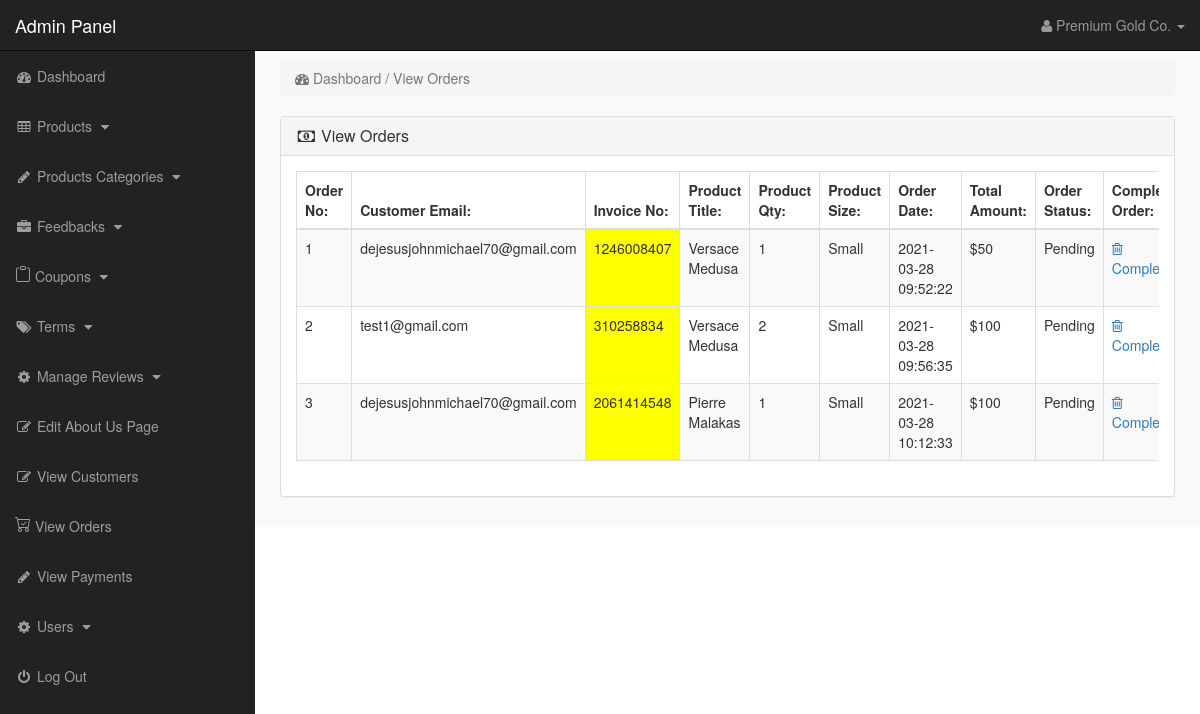
Page /admin_area/index.php?view_orders (signed in) on the committed database.
### tables this page shows
CREATE TABLE `pending_orders` (
  `order_id` int(10) NOT NULL,
  `customer_id` int(10) NOT NULL,
  `invoice_no` int(10) NOT NULL,
  `product_id` text NOT NULL,
  `qty` int(10) NOT NULL,
  `size` text NOT NULL,
  `order_status` text NOT NULL
);

CREATE TABLE `customers` (
  `customer_id` int(10) NOT NULL,
  `customer_name` varchar(255) NOT NULL,
  `customer_email` varchar(255) NOT NULL,
  `customer_pass` varchar(255) NOT NULL,
  `customer_country` text NOT NULL,
  `customer_city` text NOT NULL,
  `customer_contact` varchar(255) NOT NULL,
  `customer_address` text NOT NULL,
  `customer_image` text NOT NULL,
  `customer_ip` varchar(255) NOT NULL,
  `customer_confirm_code` text NOT NULL
);

CREATE TABLE `products` (
  `product_id` int(10) NOT NULL,
  `p_cat_id` int(10) NOT NULL,
  `cat_id` int(10) NOT NULL,
  `manufacturer_id` int(10) NOT NULL,
  `date` timestamp NOT NULL DEFAULT current_timestamp() ON UPDATE current_timestamp(),
  `product_title` text NOT NULL,
  `product_url` text NOT NULL,
  `product_img1` text NOT NULL,
  `product_img2` text NOT NULL,
  `product_img3` text NOT NULL,
  `product_price` int(10) NOT NULL,
  `product_psp_price` int(100) NOT NULL,
  `product_desc` text NOT NULL,
  `product_features` text NOT NULL,
  `product_video` text NOT NULL,
  `product_keywords` text NOT NULL,
  `product_label` text NOT NULL,
  `status` varchar(255) NOT NULL
);

CREATE TABLE `customer_orders` (
  `order_id` int(10) NOT NULL,
  `customer_id` int(10) NOT NULL,
  `due_amount` int(100) NOT NULL,
  `invoice_no` int(100) NOT NULL,
  `qty` int(10) NOT NULL,
  `size` text NOT NULL,
  `order_date` timestamp NOT NULL DEFAULT current_timestamp() ON UPDATE current_timestamp(),
  `order_status` text NOT NULL
);

### admin_area/view_orders.php (the view)
<?php
if(!isset($_SESSION['admin_email'])){
echo "<script>window.open('login.php','_self')</script>";
}
else {
?>
<div class="row">
<div class="col-lg-12">
<ol class="breadcrumb">
<li class="active">
<i class="fa fa-dashboard"></i> Dashboard / View Orders
</li>
</ol>
</div>
</div>
<div class="row">
<div class="col-lg-12">
<div class="panel panel-default">
<div class="panel-heading">
<h3 class="panel-title">
<i class="fa fa-money fa-fw"></i> View Orders
</h3>
</div>
<div class="panel-body">
<div class="table-responsive">
<table class="table table-bordered table-hover table-striped">
<thead>
<tr>
<th>Order No:</th>
<th>Customer Email:</th>
<th>Invoice No:</th>
<th>Product Title:</th>
<th>Product Qty:</th>
<th>Product Size:</th>
<th>Order Date:</th>
<th>Total Amount:</th>
<th>Order Status:</th>
<th>Complete Order:</th>
</tr>
</thead>
<tbody>
<?php
$i = 0;
$get_orders = "select * from pending_orders";
$run_orders = mysqli_query($con,$get_orders);
while ($row_orders = mysqli_fetch_array($run_orders)) {
$order_id = $row_orders['order_id'];
$c_id = $row_orders['customer_id'];
$invoice_no = $row_orders['invoice_no'];
$product_id = $row_orders['product_id'];
$qty = $row_orders['qty'];
$size = $row_orders['size'];
$order_status = $row_orders['order_status'];
$get_products = "select * from products where product_id='$product_id'";
$run_products = mysqli_query($con,$get_products);
$row_products = mysqli_fetch_array($run_products);
$product_title = $row_products['product_title'];
$i++;
?>
<tr>
<td><?php echo $i; ?></td>
<td>
<?php
$get_customer = "select * from customers where customer_id='$c_id'";
$run_customer = mysqli_query($con,$get_customer);
$row_customer = mysqli_fetch_array($run_customer);
$customer_email = $row_customer['customer_email'];
echo $customer_email;
 ?>
 </td>
<td bgcolor="yellow" ><?php echo $invoice_no; ?></td>
<td><?php echo $product_title; ?></td>
<td><?php echo $qty; ?></td>
<td><?php echo $size; ?></td>
<td>
<?php
$get_customer_order = "select * from customer_orders where order_id='$order_id'";
$run_customer_order = mysqli_query($con,$get_customer_order);
$row_customer_order = mysqli_fetch_array($run_customer_order);
$order_date = $row_customer_order['order_date'];
$due_amount = $row_customer_order['due_amount'];
echo $order_date;
?>
</td>
<td>$<?php echo $due_amount; ?></td>
<td>
<?php
if($order_status=='pending'){
echo $order_status='Pending';
}
else{
echo $order_status='Pending';
}
?>
</td>
<td>
<a href="index.php?order_delete=<?php echo $order_id; ?>" >
<i class="fa fa-trash-o" ></i> Complete
</a>
</td>
</tr>
<?php } ?>
</tbody>
</table>
</div>
</div>
</div>
</div>
</div>
<?php } ?>

### admin_area/includes/sidebar.php (shortened to what this page needs)
<?php
if(!isset($_SESSION['admin_email'])){
echo "<script>window.open('login.php','_self')</script>";
}
else {
?>
<nav class="navbar navbar-inverse navbar-fixed-top" >
<div class="navbar-header" >
<a class="navbar-brand" href="index.php?dashboard" >Admin Panel</a>
</div>
<ul class="nav navbar-right top-nav" >
<li class="dropdown" >
<a href="#" class="dropdown-toggle" data-toggle="dropdown" >
<i class="fa fa-user" ></i>
<?php echo $admin_name; ?> <b class="caret" ></b>
</a>
</li>
</ul>
<div class="collapse navbar-collapse navbar-ex1-collapse">
<ul class="nav navbar-nav side-nav">
<li>
<a href="index.php?dashboard">
<i class="fa fa-fw fa-dashboard"></i> Dashboard
</a>
</li>
<li>
<a href="#" data-toggle="collapse" data-target="#products">
<i class="fa fa-fw fa-table"></i> Products
<i class="fa fa-fw fa-caret-down"></i>
</a>
</li>
<li>
<a href="#" data-toggle="collapse" data-target="#p_cat">
<i class="fa fa-fw fa-pencil"></i> Products Categories
<i class="fa fa-fw fa-caret-down"></i>
</a>
</li>
<li>
<a href="#" data-toggle="collapse" data-target="#store">
<i class="fa fa-fw fa-briefcase"></i> Feedbacks
<i class="fa fa-fw fa-caret-down"></i>
</a>
</li>
<li>
<a href="#" data-toggle="collapse" data-target="#coupons">
<i class=""></i> Coupons
<i class="fa fa-fw fa-caret-down"></i>
</a>
</li>
<li>
<a href="#" data-toggle="collapse" data-target="#terms" >
<i class="fa fa-fw fa-tags"></i> Terms
<i class="fa fa-fw fa-caret-down"></i>
</a>
</li>
<li>
<a href="#" data-toggle="collapse" data-target="#users">
<i class="fa fa-fw fa-gear"></i> Manage Reviews
<i class="fa fa-fw fa-caret-down"></i>
</a>
</li>
<li>
<a href="index.php?edit_about_us">
<i class="fa fa-fw fa-edit"></i> Edit About Us Page
</a>
</li>
<li>
<a href="index.php?view_customers">
<i class="fa fa-fw fa-edit"></i> View Customers
</a>
</li>
<li>
<a href="index.php?view_orders">
<i class="bi bi-cart-check"></i> View Orders
</a>
</li>
<li>
<a href="index.php?view_payments">
<i class="fa fa-fw fa-pencil"></i> View Payments
</a>
</li>
<li>
<a href="#" data-toggle="collapse" data-target="#users">
<i class="fa fa-fw fa-gear"></i> Users
<i class="fa fa-fw fa-caret-down"></i>
</a>
</li>
<li>
<a href="logout.php">
<i class="fa fa-fw fa-power-off"></i> Log Out
</a>
</li>
</ul>
</div>
</nav>
<?php } ?>

### admin_area/css/style.css (style rules this page uses)
body { margin-top:100px; }
@media (min-width: 768px) { body { margin-top:50px; } }
.top-nav { padding:0 15px; }
.top-nav>li { display:inline-block; float:left; }
.top-nav>li>a { padding-top:15px; padding-bottom:15px; line-height:20px; color:#999; }
@media (min-width: 768px) { .side-nav { position:fixed; top:51px; width:255px; border-radius:0; overflow-y:auto; background-color: #222; bottom:0; overflow-x:hidden; padding-bottom:40px; } }
@media (min-width: 768px) { .side-nav>li>a { width:255px; } }
.panel-body { border-radius:5px; }

### rows in the picture
pending_orders: customer.customer_email "dejesusjohnmichael70@gmail.com", invoice_no "1246008407", product.product_title "Versace Medusa", qty "1", size "Small", customer_orders.order_date "2021-03-28 09:52:22", customer_orders.due_amount "50"
pending_orders: customer.customer_email "test1@gmail.com", invoice_no "310258834", product.product_title "Versace Medusa", qty "2", size "Small", customer_orders.order_date "2021-03-28 09:56:35", customer_orders.due_amount "100"
pending_orders: customer.customer_email "dejesusjohnmichael70@gmail.com", invoice_no "2061414548", product.product_title "Pierre Malakas", qty "1", size "Small", customer_orders.order_date "2021-03-28 10:12:33", customer_orders.due_amount "100"

### other values in the picture
$admin_name "Premium Gold Co."
